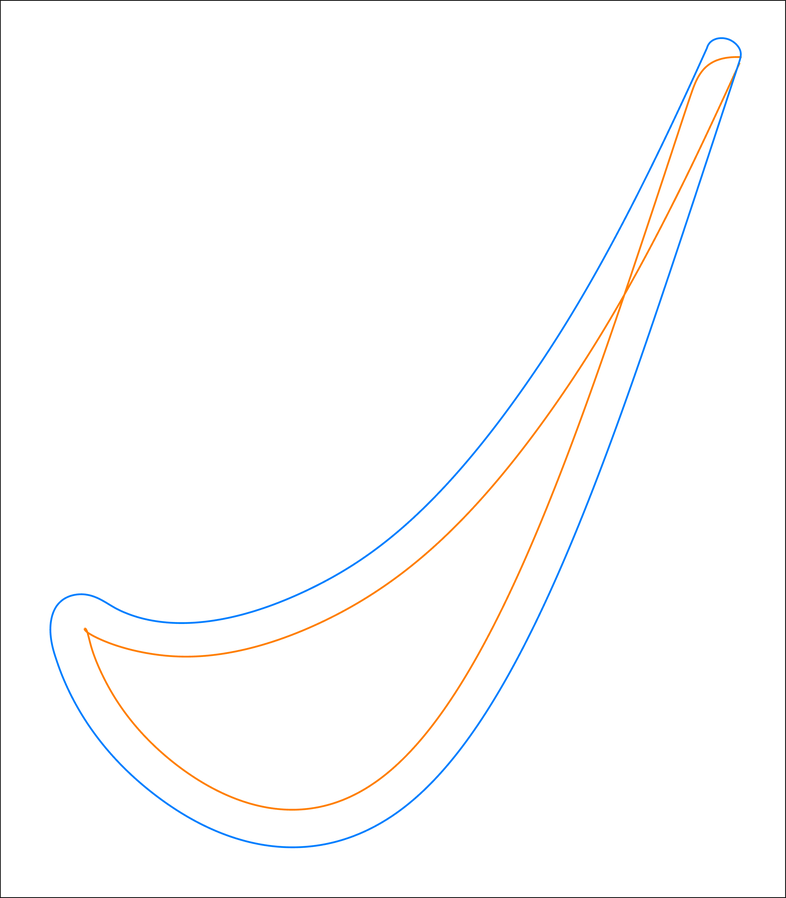
#> input picture tec/shrinking/51.png, 786 x 898 px, shrunk from 3000 x 3428 before the run
$ python trim2.py
#> lines starting #> are read from the running program, lines starting #| are printed output that depends on the picture
import numpy as np
from PIL import Image

filenames = ["51.png", "52.png", "53.png"]
outnames = ["61.png", "62.png", "63.png"]

for i in range(len(filenames)):
	with Image.open(filenames[i]) as inp:
#> inp is the input picture: PIL image 786x898 RGB; mean R, G, B 252.6, 252.5, 252.7
		arr = np.array(inp)[5:-5,5:-5]
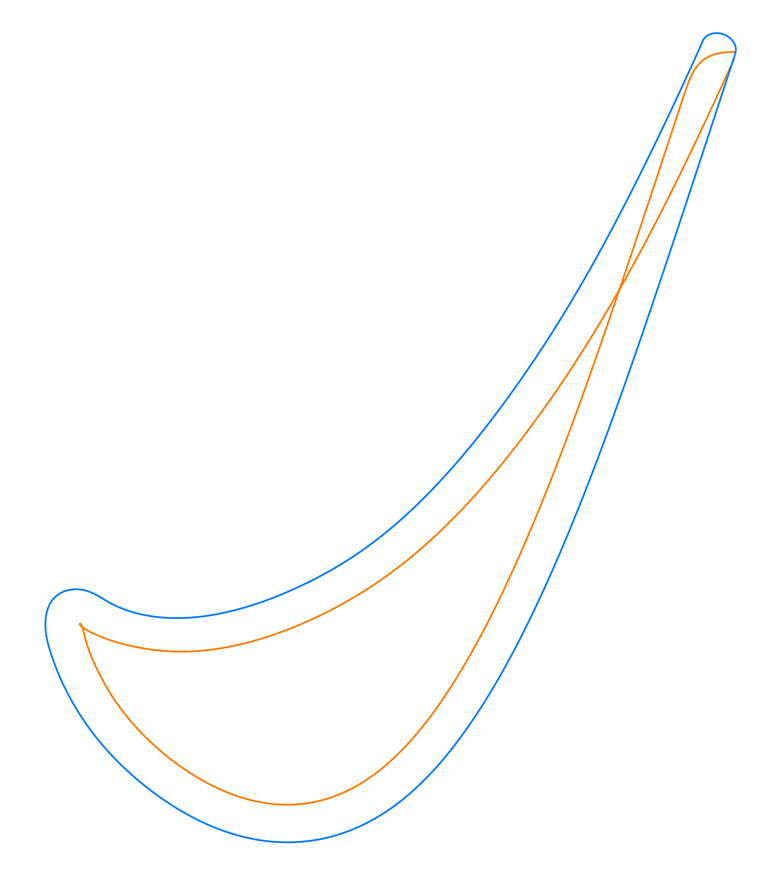
#> arr: shape (888, 776, 3); mean R, G, B 253.4, 253.4, 253.6
		out = Image.fromarray(arr)
		out.save(outnames[i])
#> pass 2 of the loop `for i in range(len(filenames)):`:
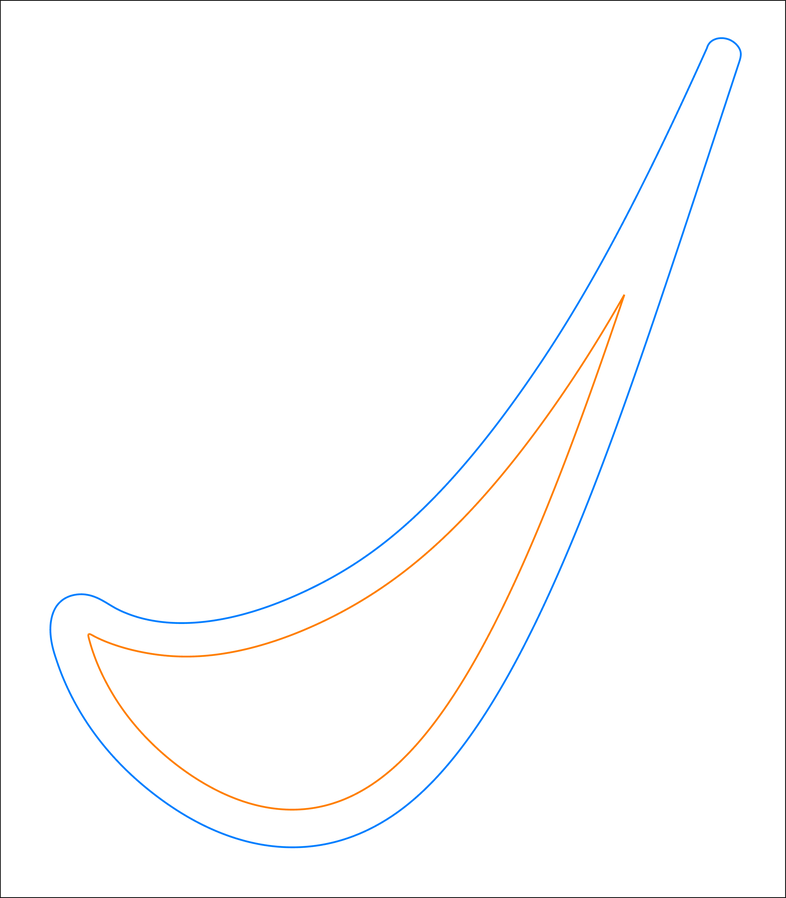
#> input picture tec/shrinking/52.png, 786 x 898 px, shrunk from 3000 x 3428 before the run
#> inp is the input picture: PIL image 786x898 RGB; mean R, G, B 252.6, 252.7, 253
#> `arr = np.array(inp)[5:-5,5:-5]`:
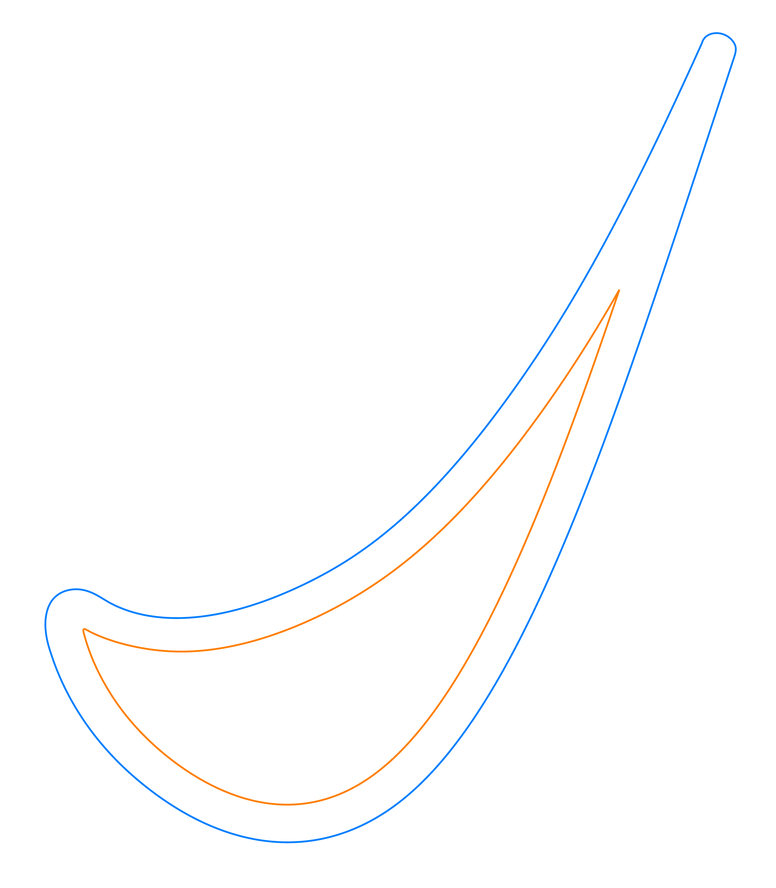
#> arr: shape (888, 776, 3); mean R, G, B 253.4, 253.6, 253.9
#> pass 3 of the loop `for i in range(len(filenames)):`:
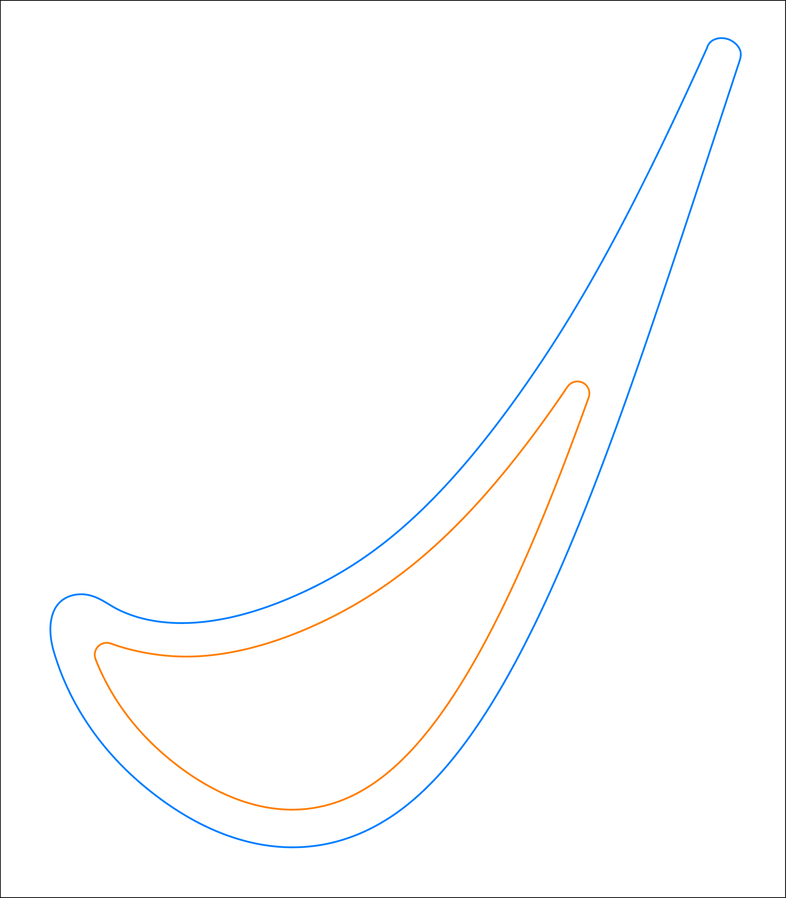
#> input picture tec/shrinking/53.png, 786 x 898 px, shrunk from 3000 x 3428 before the run
#> inp is the input picture: PIL image 786x898 RGB; mean R, G, B 252.6, 252.8, 253.2
#> `arr = np.array(inp)[5:-5,5:-5]`:
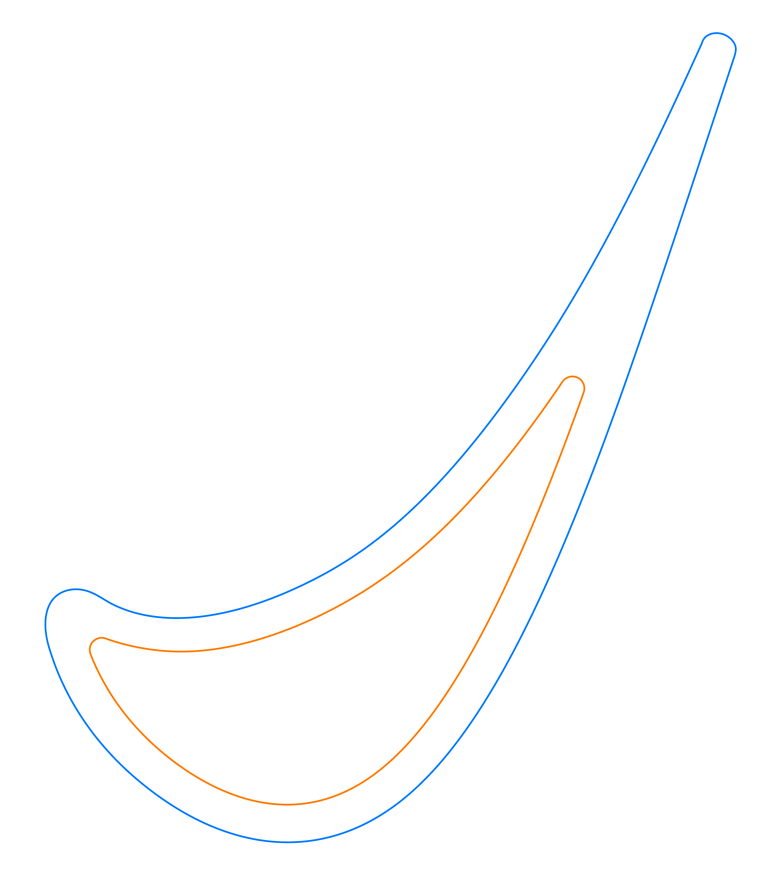
#> arr: shape (888, 776, 3); mean R, G, B 253.4, 253.7, 254
